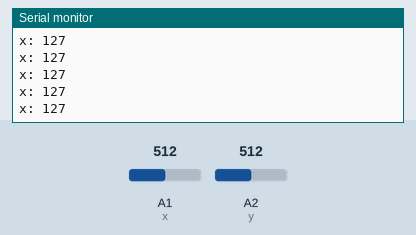
This sketch was run on a simulated Arduino Uno, built with avr-gcc and run on an emulated ATmega328P. Shown: the last lines printed to the serial monitor. The inputs (shaded band) are chosen by the test bench; at power-on: A2 (y) = 512, A1 (x) = 512. No radio packets arrive unless stated.

Above: at 1.2 s.
1.3 s: A2 (y) set to 410
At 1.9 s:
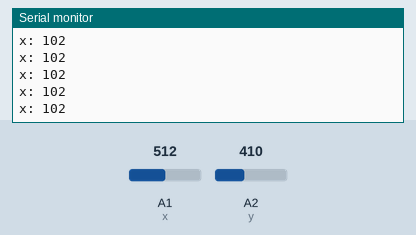
2.8 s: A2 (y) set to 390
At 3.5 s:
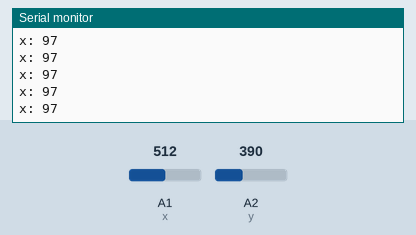
Timing chart, 0 to 5.8 s (numbered marks = the images above; inputs shaded):
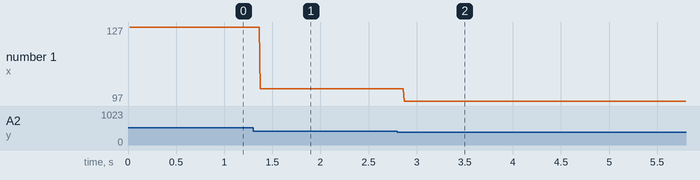

Measured:
- after the input at 1.3 s, the serial monitor: prints a new line after 0.07 s (image 1)
- after the input at 2.8 s, the serial monitor: prints a new line after 0.07 s (image 2)
- plotted number 1: 127 → 102 after the input at 1.3 s, 102 → 97 after the input at 2.8 s

The sketch:

fachu.ino
```cpp
#include <SPI.h>
#include <nRF24L01.h>
#include <RF24.h>

RF24 radio(7, 8);
const byte address[6] = "00001";

int x = A1;
int y = A2;

int buttonC = 0;

struct Data_Package {
  byte xPotX;
  byte yPotY;
};

Data_Package data;

void setup() {
  Serial.begin(9600);
  pinMode (x, INPUT);
  pinMode (y, INPUT);
  radio.begin();
  radio.openWritingPipe(address);
  radio.setAutoAck(false);
  radio.setDataRate(RF24_250KBPS);
  radio.setPALevel(RF24_PA_MIN);
  radio.stopListening();

  delay(10);

  data.xPotX = 127;
  data.yPotY = 127;
}

void loop() {
  data.xPotX = map(analogRead(A1), 0, 1023, 0, 255);
  data.yPotY = map(analogRead(A2), 0, 1023, 0, 255);

  Serial.print("x: ");
  Serial.println(data.yPotY);

  radio.write(&data, sizeof(Data_Package));
}
```
